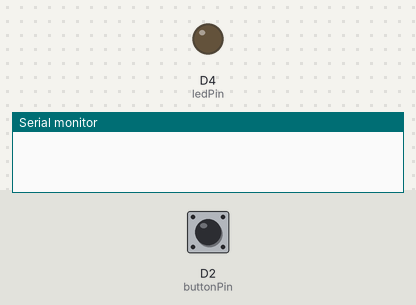
The sketch below on a simulated ESP8266 (NodeMCU). On the bench: output pins drawn as LEDs (lit = HIGH), the last lines printed to the serial monitor. The inputs (shaded band) are chosen by the test bench; at power-on: D2 (buttonPin) LOW.

Above: at 1.2 s.
1.3 s: D2 (buttonPin) pulled HIGH for 0.15 s
At 2.0 s:
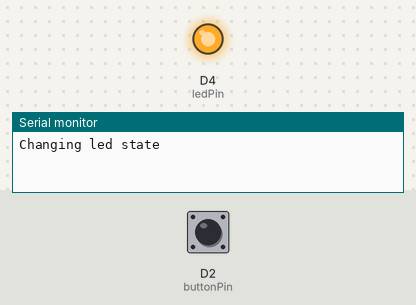
2.9 s: D2 (buttonPin) pulled HIGH for 1 s
At 3.2 s:
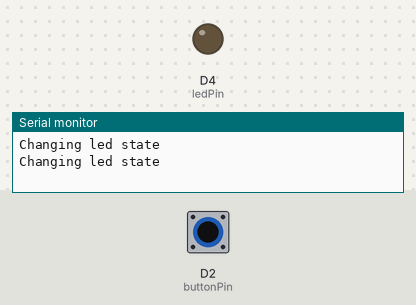
5.4 s: D2 (buttonPin) pulled HIGH for 3.2 s
At 6.3 s:
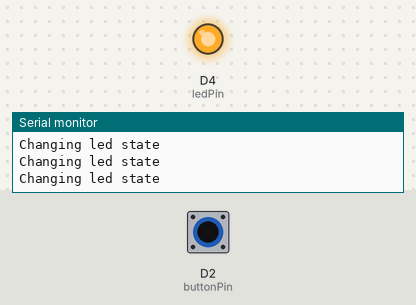
Timing chart, 0 to 8.4 s (numbered marks = the images above; inputs shaded):
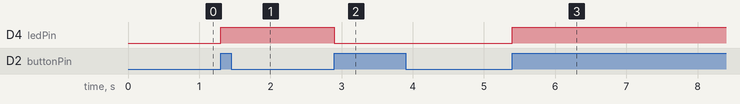

The sketch:

Interruptions_basique_sans_rebonds.ino
```cpp
#define DEBOUNCE_TIME 200      //'Anti-rebond'

const uint8_t buttonPin = D2;
const uint8_t ledPin = D4;

volatile bool stateLed = false; //State of LED

uint16_t currentTime = 0; //Current time
uint16_t previousTime = 0;

//ISR = Interrupt Service Routine
void IRAM_ATTR blinkLed()
{
  //Update
  previousTime = currentTime;
  currentTime = millis();

  if(currentTime > (previousTime + DEBOUNCE_TIME) )
  {
    stateLed =! stateLed;         //Swap led state
    digitalWrite(ledPin, stateLed);  //Update state
    Serial.println("Changing led state");
  }

}


void setup()
{

  pinMode(ledPin, OUTPUT);      //Set led on OUTPUT
  attachInterrupt(digitalPinToInterrupt(buttonPin), blinkLed, RISING); //Start interrupt service

  Serial.begin(9600);


}

void loop()
{
  //Nothing in this loop...

}
```

Measured:
- after the input at 1.3 s, D4 (ledPin): LOW → HIGH at once
- after the input at 2.9 s, D4 (ledPin): HIGH → LOW at once
- after the input at 5.4 s, D4 (ledPin): LOW → HIGH at once
